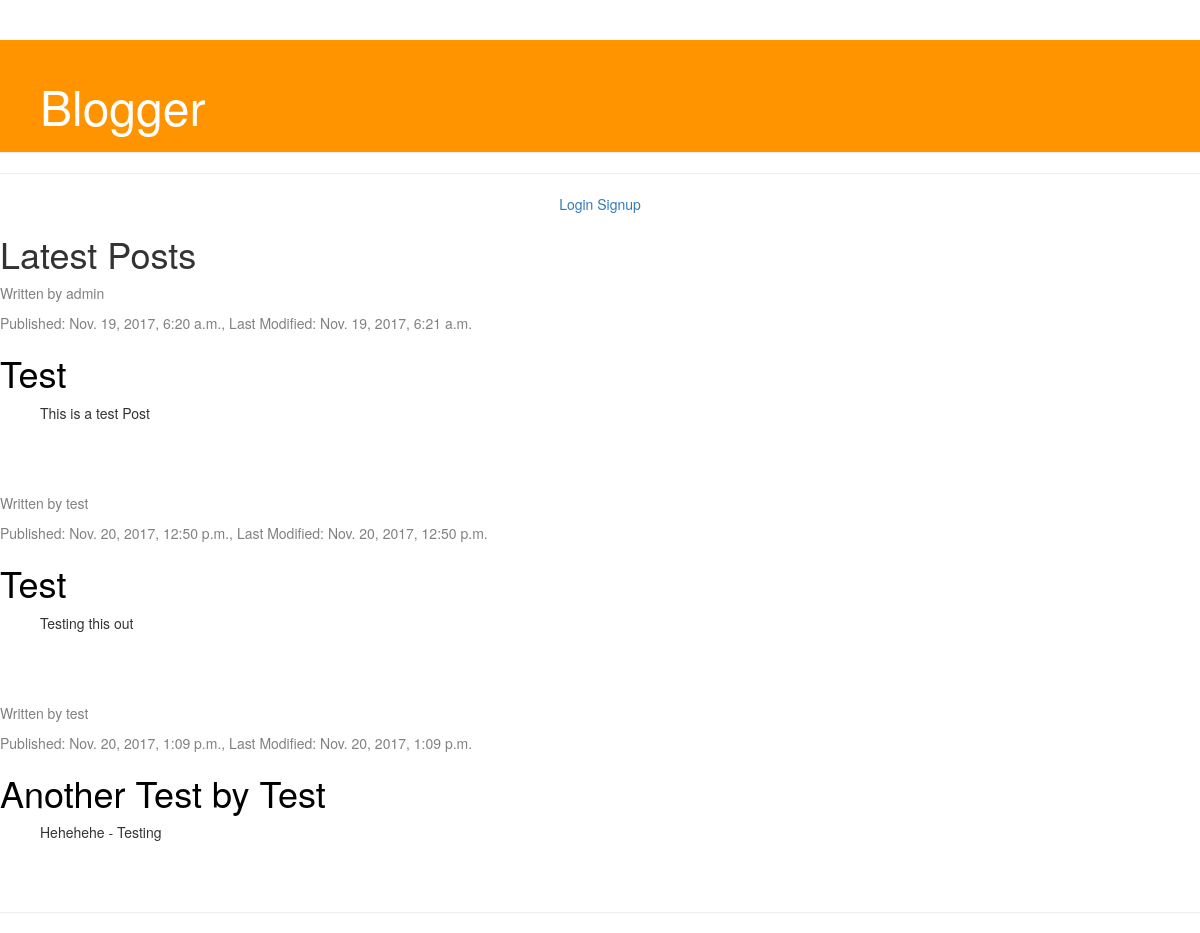
Page /blogger/all_blogs/ on the committed database.
### blogger/models.py (models this page shows, shortened)
class Post(models.Model):
    author = models.ForeignKey(User)
    title = models.CharField(max_length=200)
    content = models.TextField()
    date_created = models.DateTimeField(default=timezone.now)
    date_last_modified = models.DateTimeField(blank=True, null=True)

### blogger/views.py (the view)
def post_list(request):
    posts = Post.objects.filter(date_created__lte=timezone.now()).order_by('date_last_modified')
    return render(request, 'blogger/all_blogs.html', {'posts': posts})

### blogger/templates/blogger/all_blogs.html (shortened to what this page needs)
{% extends 'blogger/index.html' %}
{% block content %}
  <h1 class="title">Latest Posts</h1>
  {% for post in posts %}
  <div class="post">
    <p class="date">Written by {{ post.author }}</p>
    <p class="date"> Published: {{ post.date_created }}, Last Modified: {{ post.date_last_modified }}</p>
    <h1><a href="{% url 'post_page' pk=post.pk %}">{{ post.title }}</a></h1>
    <p class="content">{{ post.content|linebreaksbr }}</p>
  </div>
  {% endfor %}
{% endblock %}

### blogger/static/blogger/style.css (style rules this page uses)
.content { margin-left: 40px; }
h1 { font-family: 'Lobster', cursive; }
.date { color: #828080; }
.post { margin-bottom: 70px; }
.post h1 a { color: #000000; }

### rows in the picture
Post: author "admin", date_created "Nov. 19, 2017, 6:20 a.m.", date_last_modified "Nov. 19, 2017, 6:21 a.m.", title "Test", content "This is a test Post"
Post: author "test", date_created "Nov. 20, 2017, 12:50 p.m.", date_last_modified "Nov. 20, 2017, 12:50 p.m.", title "Test", content "Testing this out"
Post: author "test", date_created "Nov. 20, 2017, 1:09 p.m.", date_last_modified "Nov. 20, 2017, 1:09 p.m.", title "Another Test by Test", content "Hehehehe - Testing"
